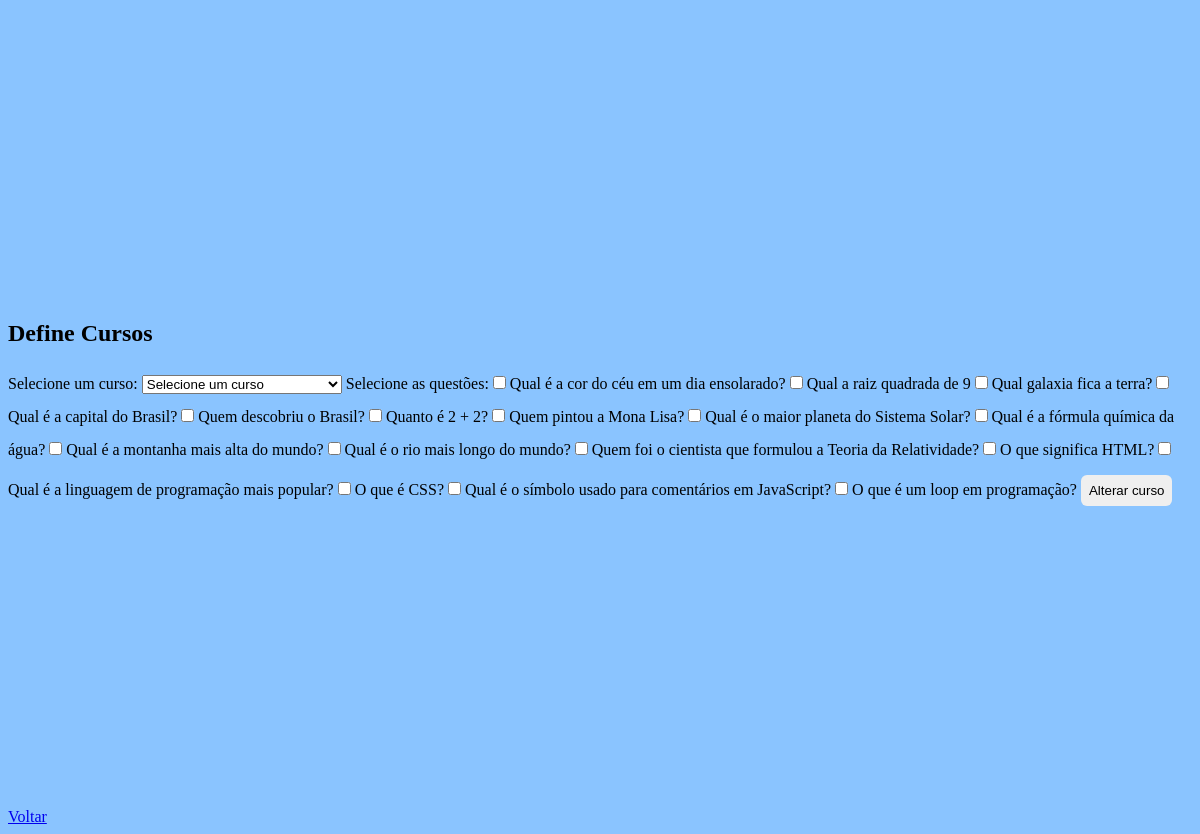
Page /php/aloca_curso.php on the committed database.
### tables this page shows
CREATE TABLE IF NOT EXISTS `quiz` (
  `pergunta` varchar(255) DEFAULT NULL,
  `resposta_correta` varchar(255) DEFAULT NULL,
  `resposta1` varchar(255) DEFAULT NULL,
  `resposta2` varchar(255) DEFAULT NULL,
  `id` int NOT NULL AUTO_INCREMENT,
  `curso_id` int DEFAULT NULL,
  PRIMARY KEY (`id`)
);

### php/aloca_curso.php (the view, shortened to what this page needs)
<?php
include('connect.php');
$questoesQuery = "SELECT * FROM quiz";
$questoesResult = $mysqli->query($questoesQuery);
?>
<!DOCTYPE html>
<html lang="en">
<head>
    <link rel="stylesheet" href="../frontend/main.css">
</head>
<body>
    <div class="login_container">
        <div class="curso-container">
            <h2 class="curso-title">Define Cursos</h2>
            <form method="post" action="<?php echo htmlspecialchars($_SERVER["PHP_SELF"]); ?>" class="form-wrapper">
                <label for="curso">Selecione um curso:</label>
                <select id="curso" name="curso" required>
                    <option value="" disabled selected>Selecione um curso</option>
                </select>
                <label for="questoes">Selecione as questões:</label>
                <?php while ($questao = $questoesResult->fetch_assoc()): ?>
                    <label>
                        <input type="checkbox" name="questoes[]" value="<?php echo $questao['id']; ?>">
                        <?php echo $questao['pergunta']; ?>
                    </label>
                <?php endwhile; ?>
                <input type="submit" value="Alterar curso">
            </form>
        </div>
    </div>
    <a href="../admin.html" class="btn-voltar">Voltar</a>
</body>
</html>

### xastre_final/css/main.css (style rules this page uses)
.login_container { display: flex; justify-content: center; align-items: center; height: 100vh; }
input { margin: 10px 0; padding: 8px; border-radius: 6px; border: none; }
body { background: fixed; background-color: #8ac4ff; }

### rows in the picture
quiz: pergunta "Qual é a cor do céu em um dia ensolarado?"
quiz: pergunta "Qual a raiz quadrada de 9"
quiz: pergunta "Qual galaxia fica a terra?"
quiz: pergunta "Qual é a capital do Brasil?"
quiz: pergunta "Quem descobriu o Brasil?"
quiz: pergunta "Quanto é 2 + 2?"
quiz: pergunta "Quem pintou a Mona Lisa?"
quiz: pergunta "Qual é o maior planeta do Sistema Solar?"
quiz: pergunta "Qual é a fórmula química da água?"
quiz: pergunta "Qual é a montanha mais alta do mundo?"
quiz: pergunta "Qual é o rio mais longo do mundo?"
quiz: pergunta "Quem foi o cientista que formulou a Teoria da Relatividade?"
quiz: pergunta "O que significa HTML?"
quiz: pergunta "Qual é a linguagem de programação mais popular?"
quiz: pergunta "O que é CSS?"
quiz: pergunta "Qual é o símbolo usado para comentários em JavaScript?"
quiz: pergunta "O que é um loop em programação?"
